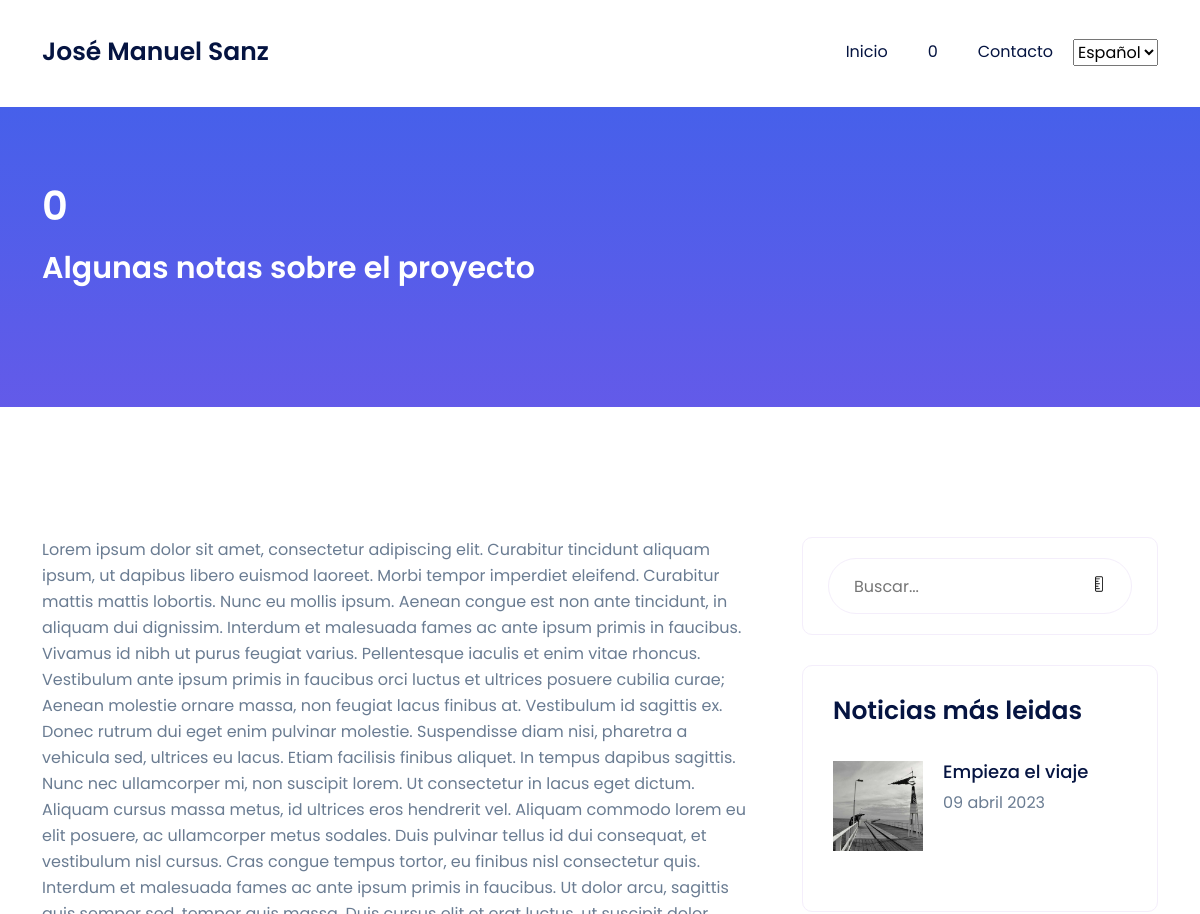
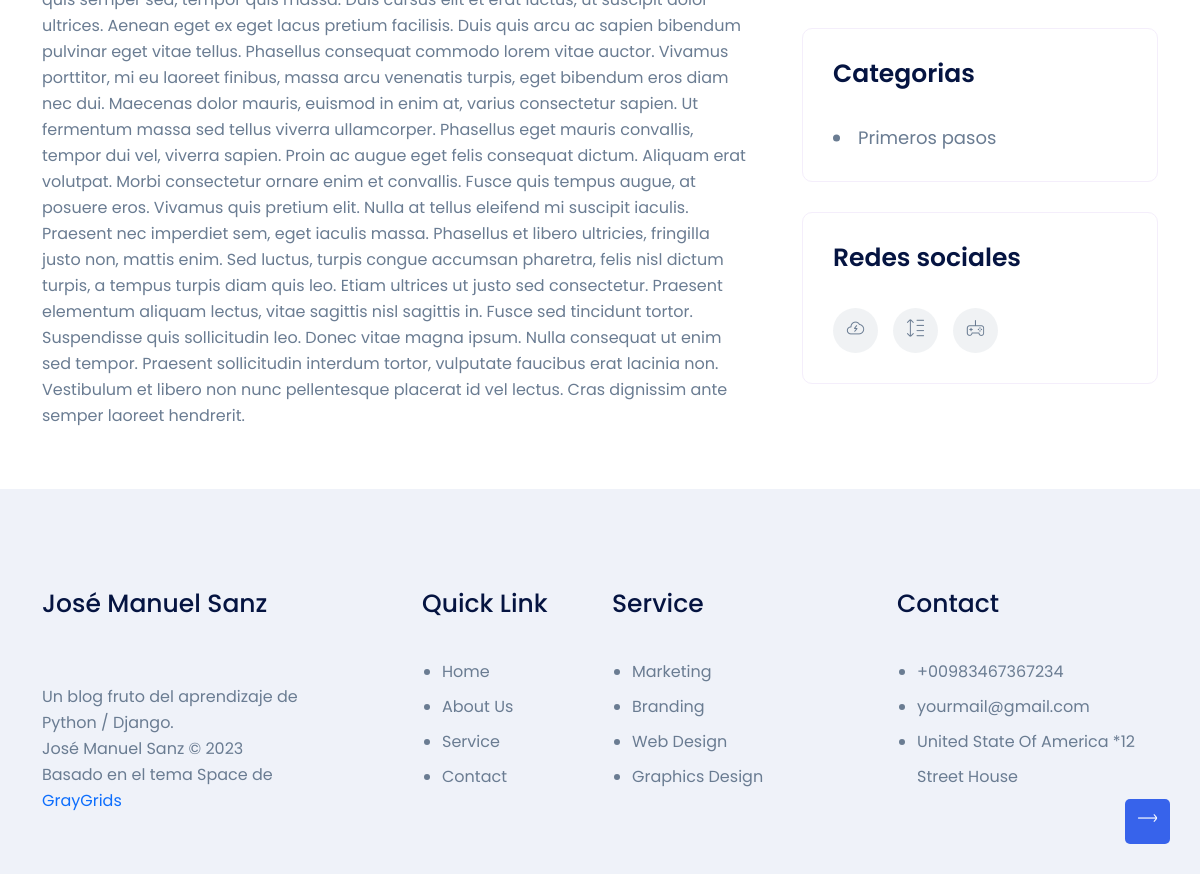
Before: /pagina/sobre-esta-web/ with the older database file (2 pictures, top to bottom).
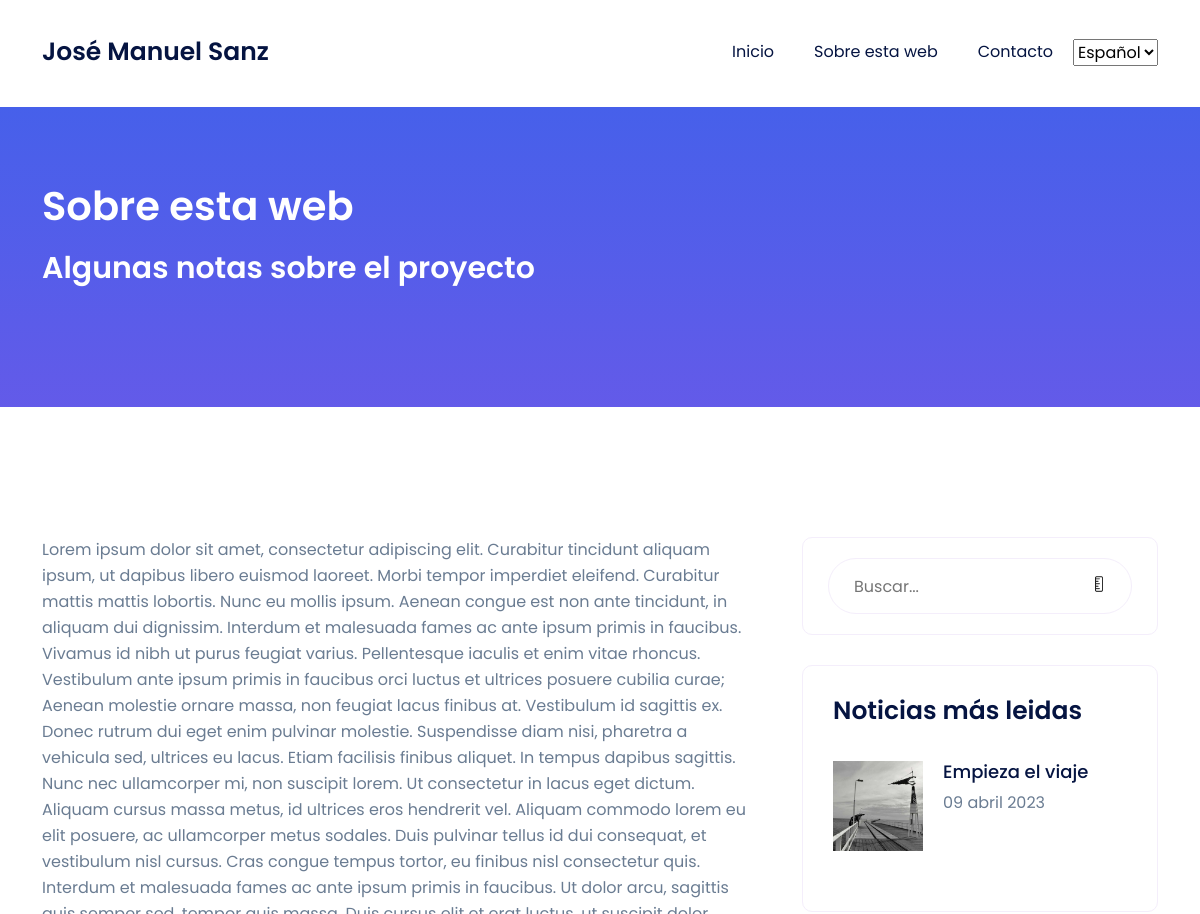
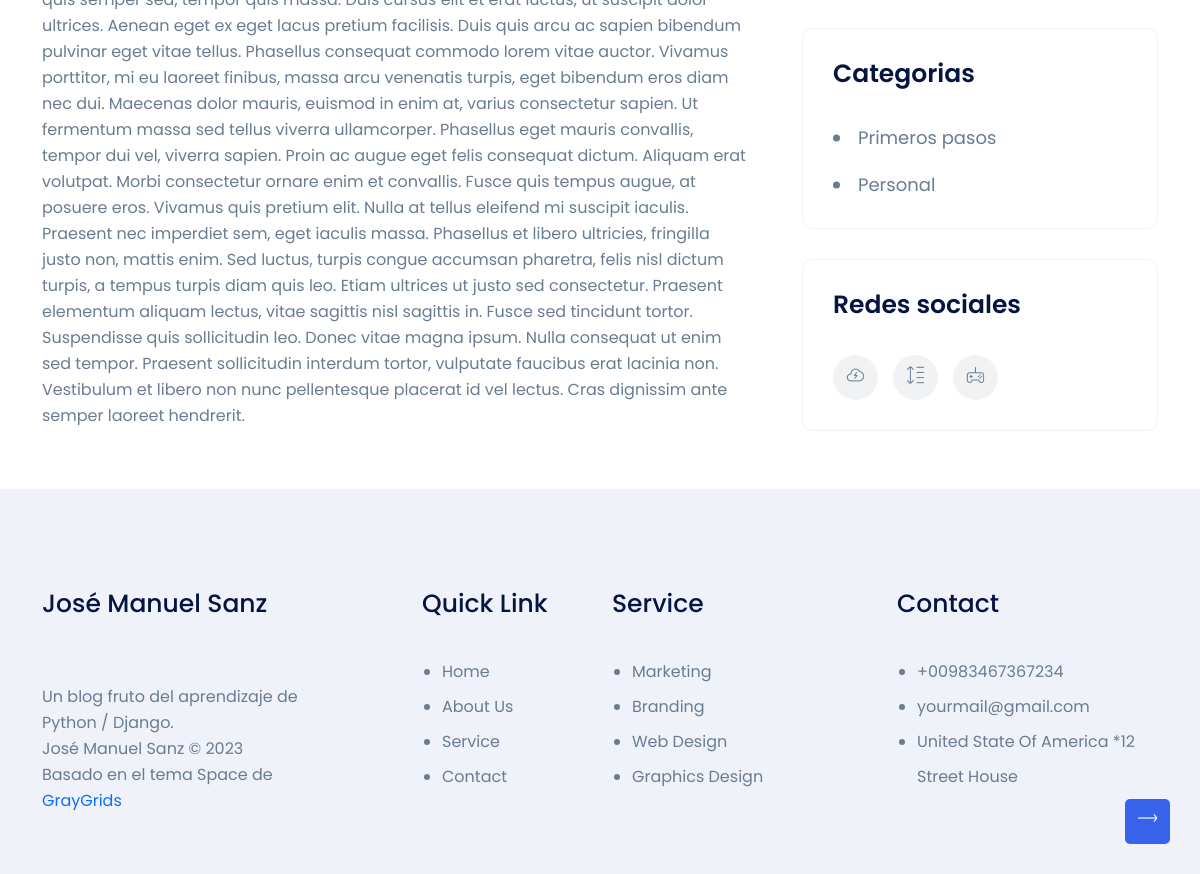
After: the same page with the newer database file (2 pictures, top to bottom).
### core/models.py (models this page shows, shortened)
class Pagina(models.Model):
    titulo = models.CharField(max_length=250)
    subtitulo = models.CharField(max_length=250)
    id = models.AutoField(primary_key=True)
    slug = models.SlugField(unique=True, default=0)
    contenido = RichTextField()
    imagen = models.ImageField(upload_to='paginas')
    fecha_creacion = models.DateTimeField(auto_now_add=True) # Se añade la hora de forma automática cuando se crea el registro
    fecha_actualizacion = models.DateTimeField(auto_now=True) # Se añade la hora de forma automática al actualizarse el campo
    class Meta:
        verbose_name = "pagina"
        verbose_name_plural = "paginas"
        ordering = ["-fecha_creacion"] # Ordena por defecto de mas antiguo a mas nuevo, con (-NombreCampo), cambia a la inversa

### blog/models.py (models this page shows, shortened)
class Blog(models.Model):
    id = models.AutoField(primary_key=True)
    titulo = models.CharField(max_length=250)
    slug = models.SlugField(unique=True, default=0)
    subtitulo = models.CharField(max_length=250)
    contenido = RichTextField()
    imagen = models.ImageField(upload_to='blog')
    fecha_creacion = models.DateTimeField(auto_now_add=True) # Se añade la hora de forma automática cuando se crea el registro
    fecha_actualizacion = models.DateTimeField(auto_now=True) # Se añade la hora de forma automática al actualizarse el campo
    autor = models.ForeignKey(Autor, on_delete=models.CASCADE, related_name='blogs')
    num_visitas = models.PositiveIntegerField(default=0) # Nuevo campo para contabilizar el número de visitas
    categorias = models.ManyToManyField(Categoria, related_name=_('categorias'))
    class Meta:
        verbose_name = "noticia"
        verbose_name_plural = "noticias"
        ordering = ["-fecha_creacion"] # Ordena por defecto de mas antiguo a mas nuevo, con (-NombreCampo), cambia a la inversa

class Categoria(models.Model):
    nombre = models.CharField(max_length=100)
    slug = models.SlugField(unique=True, default=0)

### core/views.py (the view)
# urls.py: path('pagina/<slug:slug>/', pagina.as_view(), name='pagina-detalle'),
class pagina(DetailView):
    model = Pagina
    template_name = 'core/pagina.html'
    context_object_name = 'pagina'
    slug_field = 'slug'

### blog/utils.py (called while the page is built)
def mas_leidas():
    return Blog.objects.all().order_by('-num_visitas')[:3]

def lista_categorias():
   return Categoria.objects.all()

### core/utils.py (called while the page is built)
def obtener_paginas():
    return Pagina.objects.all()

### core/views.py (called while the page is built)
def paginas_context(request):
    return {'paginas': obtener_paginas()}

def noticias_context(request):
    return {'mas_leidas': mas_leidas()}

def categorias_context(request):
    return {'categorias': lista_categorias()}

### core/templates/core/pagina.html
{% extends 'core/base.html' %}
{% load i18n %}
{% for pagina in paginas %}
{% block content %}
<section class="blog-section pt-130">
    <div class="container">
        <div class="row">
            <div class="col-xl-8 col-lg-7">
                <div class="left-side-wrapper mb-60">
                    <p>{{pagina.contenido|safe}}</p>
                </div>
            </div>
{% endblock %}
{% endfor %}

### core/templates/core/base.html (shortened to what the changed rows need)
<!doctype html>
<html lang="es">
<head>
    {% load static %}
    {% load i18n %}
    <link rel="stylesheet" href="{% static 'core/assets/css/bootstrap-5.0.0-beta1.min.css' %}">
    <link rel="stylesheet" href="{% static 'core/assets/css/LineIcons.2.0.css' %}">
    <link rel="stylesheet" href="{% static 'core/assets/css/animate.css' %}">
    <link rel="stylesheet" href="{% static 'core/assets/css/tiny-slider.css' %}">
    <link rel="stylesheet" href="{% static 'core/assets/css/glightbox.min.css' %}">
    <link rel="stylesheet" href="{% static 'core/assets/css/main.css' %}">
</head>
<body>
    <header class="header navbar-area">
        <div class="container">
            <div class="row align-items-center">
                <div class="col-lg-12">
                    <nav class="navbar navbar-expand-lg">
                        <ul id="nav" class="navbar-nav ms-auto">
                            {% for pagina in paginas %}
                            <li class="nav-item"><a href="/pagina/{{pagina.slug}}/">{{ pagina.titulo }}</a></li>
                            {% endfor %}
                        </ul>
                        {% get_current_language as LANGUAGE_CODE %}
                        {% get_available_languages as LANGUAGES %}
                </div>
            </div>
        </div>
    </header>
    <section class="page-banner-section pt-75 pb-75 img-bg"
        style="background-image:url({% static 'core/assets/img/bg/common-bg.svg' %})">
        <div class="container">
            <div class="row">
                <div class="col-xl-12">
                    <div class="banner-content">
                        {% if noticia %}
                        <h2 class="titular_en_breadcrumb">{{ noticia.titulo }}</h2>
                        <h3 class="titular_en_breadcrumb">{{ noticia.subtitulo}}</h3>
                        <div class=meta-information>
                            <p class="meta-info titular_en_breadcrumb"><br>
                                {% trans "Autor" %}: Por {{noticia.autor}} | {{noticia.fecha_creacion|date:"d \ F \ Y" }}
                            </p>
                            <p class="titular_en_breadcrumb">{% trans "Categorias" %}:
                                <a href="javascript:void(0)">
                                {% for categoria in noticia.categorias.all %}
                                 <a class="titular_en_breadcrumb" href="/categoria/{{categoria.slug}}/">{{ categoria.nombre }}</a>{% if not forloop.last %}, {% endif %}
                                {% endfor %}
                                 </a>
                            </p>
                        </div>
                        {% elif pagina %}
                        <h2 class="titular_en_breadcrumb">{{ pagina.titulo }}</h2>
                        <h3 class="titular_en_breadcrumb">{{ pagina.subtitulo }}</h3>
                        {% elif categoria %}
                        <h3 class="titular_en_breadcrumb">{% trans "Noticias de la categoria:" %} {{ categoria.nombre}}</h3>
                        {% elif resultados %}
                        <h3 class="titular_en_breadcrumb">{% trans "Resultados de la busqueda" %}</h3>
                        {% elif contacto %}
                        <h3 class="titular_en_breadcrumb">{% trans "Formulario de contacto" %}</h3>
                        {% else %}
                        <h2 class="titular_en_breadcrumb">{% trans "Inicio" %}</h2>
                        {% endif %}
                        <div class="page-breadcrumb">
                            <nav aria-label="breadcrumb">
                            </nav>
                        </div>
                    </div>
                </div>
            </div>
        </div>
    </section>
    {% block content %}
    {% endblock %}
    {% if not contacto %}
    <div class="col-xl-4 col-lg-5">
        <div class="sidebar-wrapper">
            <div class="sidebar-box recent-blog-box mb-30">
                <div class="recent-blog-items">
                    {% for noticia in mas_leidas %}
                    <div class="recent-blog mb-30">
                        <div class="recent-blog-img">
                            <img src="{{noticia.imagen.url}}" alt="#">
                        </div>
                        <div class="recent-blog-content">
                            <h5><a href="/blog/{{noticia.slug}}">{{ noticia.titulo }}</a></h5>
                            <span class="date">{{ noticia.fecha_creacion | date:"d \ F \ Y" }}</span>
                        </div>
                    </div>
                    {% endfor %}
                </div>
            </div>
            <div class="sidebar-box catagories-box mb-30">
                <ul>
                    {% for categoria in categorias %}
                    <li>
                        <a href="/categoria/{{categoria.slug}}/">
                            <span>{{ categoria.nombre}}</span>
                        </a>
                    </li>
                    {% endfor %}
                </ul>
            </div>
            {% endif %}
        </div>
    </div>
    </div>
    </div>
    </section>
</body>
</html>

Changed rows visible on the page:
changed Pagina "Algunas notas sobre el proyecto": titulo "0" → "Sobre esta web"
added Categoria: nombre "Personal"
